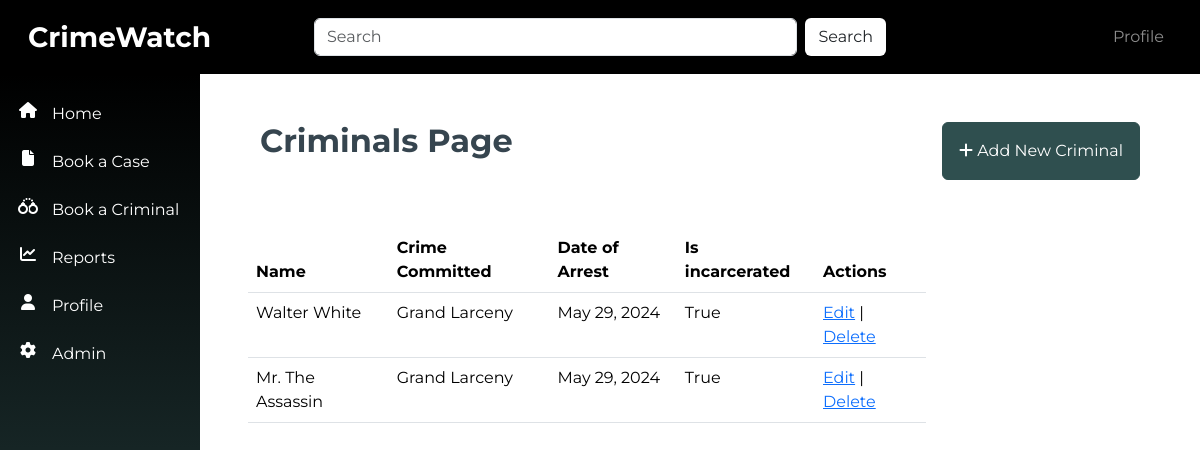
Screenshot of /criminals/ with the database file from the repository.
### criminals/models.py (models this page shows, shortened)
class CriminalRecord(models.Model):
    first_name = models.CharField(max_length=255)
    middle_name = models.CharField(max_length=255, blank=True)
    surname = models.CharField(max_length=255)
    date_of_birth = models.DateField()
    date_of_arrest = models.DateField(auto_now_add=True)
    time_of_arrest = models.TimeField(auto_now_add=True)
    crime_committed = models.CharField(max_length=100, default="Grand Larceny", blank=False)
    tribe = models.CharField(max_length=100)
    religion = models.CharField(max_length=100, blank=True)
    marital_status = models.CharField(max_length=100)
    height_in_meters = models.FloatField()
    weight_in_kg = models.FloatField()
    gender = models.CharField(max_length=10)
    nin = models.CharField(max_length=100, unique=True)
    address = models.TextField(blank=True)
    contact_info = models.CharField(max_length=100, blank=True)
    distinctive_features = models.TextField(default="Scars, Tribal marks, Tattoos, Piercings, etc.")
    next_of_kin = models.CharField(max_length=255, blank=True)
    finger_print = models.ImageField(upload_to='images/', blank=True)
    mugshot = models.ImageField(upload_to='images/', blank=True)
    known_aliases = models.CharField(max_length=255, blank=True)
    associates = models.CharField(max_length=255, blank=True)
    arresting_officer = models.ForeignKey(Officer, on_delete=models.CASCADE, blank=True)
    case_number = models.CharField(max_length=9, default=generate_case_number, unique=True)
    is_incarcerated = models.BooleanField(default=True)
    is_wanted = models.BooleanField(default=False)

### criminals/views.py (the view)
# urls.py: path('', views.criminal_list, name='criminal_list'),
def criminal_list(request):
    criminals = CriminalRecord.objects.all()
    return render(request, 'criminal_list.html', {'criminals': criminals})

### criminals/templates/criminal_list.html (shortened to what this page needs)
{% extends 'base.html' %}
{% block content %}
<div class="container-fluid p-5">
    <div class="row mb-5">
        <div class="col-6">
            <h1 class="fw-bold fs-2">Criminals Page</h1>
        </div>
        <div class="col-6 ">
            <a href="{% url 'criminal_create' %}" class="btn btn-primary p-3 float-end"><i class="fa fa-plus"></i> Add New Criminal</a>
        </div>
    </div>
    <div class="row">
        <table class="table w-75">
            <thead>
                <tr>
                    <th scope="col">Name</th>
                    <th scope="col">Crime Committed</th>
                    <th scope="col">Date of Arrest</th>
                    <th scope="col">Is incarcerated</th>
                    <th scope="col">Actions</th>
                </tr>
            </thead>
            <tbody>
                {% for criminal in criminals %}
                    <tr>
                        <td class="text-capitalize">{{ criminal.first_name }} {{ criminal.surname }}</td>
                        <td class="text-capitalize">{{ criminal.crime_committed }}</td>
                        <td class="">{{ criminal.date_of_arrest }}</td>
                        <td class="text-capitalize">{{ criminal.is_incarcerated }}</td>
                        <td>
                            <a href="{% url 'criminal_update' criminal.pk %}">Edit</a> |
                            <a href="{% url 'criminal_delete' criminal.pk %}">Delete</a>
                        </td>
                    </tr>
                {% endfor %}
            </tbody>
        </table>
    </div>
</div>
{% endblock %}

### templates/base.html (shortened to what this page needs)
<!DOCTYPE html>
<html lang="en">
<head>
    <link rel="stylesheet" href="https://cdnjs.cloudflare.com/ajax/libs/font-awesome/6.5.2/css/all.min.css">
    {% load static %}
    <link rel="stylesheet" type="text/css" href="{% static 'src/styles.css' %}">
    <link href="https://cdn.jsdelivr.net/npm/bootstrap@5.3.3/dist/css/bootstrap.min.css" rel="stylesheet">
</head>
<body>
    <nav class="navbar navbar-expand-sm navbar-dark p-3">
        <div class="container-fluid">
            <div class="col-md-3"><a class="navbar-brand fs-3 fw-bold" href="{% url 'home' %}">CrimeWatch</a></div>
                <input class="form-control d-inline d-none d-sm-block me-2" type="search" placeholder="Search" aria-label="Search">
                <button class="d-inline d-none d-sm-block btn" style="background-color: white; " type="submit">Search</button>
                <div class="col-md-3  	d-none d-sm-block">
            <ul class="navbar-nav ml-3 justify-content-end">
                <li class="nav-item">
                    <a class="nav-link" href="#">Profile</a>
                </li>
            </ul></div>
        </div>
      </nav>
    <div class="container-fluid">
        <div class="row">
        <div class="col-2 vert-bar p-3 d-none d-sm-block">
            <ul class="navbar-nav">
                <li class="nav-item my-1  py-2 row align-items-start">
                    <i class="col-3 fa fa-house text-center"></i>
                    <a class="col-9 nav-link p-0 m-0" href="{% url 'home' %}">Home</a>
                  </li>
                  <li class="nav-item my-1  py-2 row align-items-start">
                    <i class="col-3 fa fa-file text-center"></i>
                    <a class="col-9 nav-link p-0 m-0" href="{% url 'case_create' %}">Book a Case</a>
                  </li>
                  <li class="nav-item my-1  py-2 row align-items-start">
                    <i class="col-3 fa fa-handcuffs text-center"></i>
                    <a class="col-9 nav-link p-0 m-0" href="{% url 'criminal_create' %}">Book a Criminal</a>
                  </li>
                  <li class="nav-item my-1 py-2 row align-items-start">
                    <i class="col-3 fa fa-chart-line text-center"></i>
                    <a class="col-9 nav-link p-0 m-0" href="#">Reports</a>
                  </li>
                  <li class="nav-item my-1 py-2 row align-items-start">
                    <i class="col-3 fa fa-user text-center"></i>
                    <a class="col-9 nav-link p-0 m-0" href="#">Profile</a>
                  </li>
                  <li class="nav-item my-1 py-2 row align-items-start">
                    <i class="col-3 fa fa-gear text-center"></i>
                    <a class="col-9 nav-link p-0 m-0" href="{% url 'admin:index' %}">Admin</a>
                  </li>
              </ul>
        </div>
        <div class="content col-10">
            {% block content %}{% endblock %}
        </div>
        </div>
    </div>
</body>
</html>

### static/src/styles.css (style rules this page uses)
body { font-family: 'Montserrat', sans-serif !important; background-color: var(--ivory) !important; color: var(--charcoal) !important; }
:root { --dark-slate-gray:#2F4F4F; --dark-khaki: #BDB76B; --crimson-red: #DC143C; --ivory: ##FFFFF0; --charcoal: #36454F; --dim-gray: #696969; --orange: #FFa500 }
.navbar { background:black; color: var(--dark-slate-gray) !important; }
.btn-primary { background-color: var(--dark-slate-gray) !important; border-color: var(--dark-slate-gray) !important; }
.vert-bar { background-image: linear-gradient(180deg, black, var(--dark-slate-gray)) !important; height:100vh; color: white; }

### rows the page displays
CriminalRecord: first_name "Walter", surname "White", crime_committed "Grand Larceny", date_of_arrest "May 29, 2024", is_incarcerated "True"
CriminalRecord: first_name "Mr.", surname "The Assassin", crime_committed "Grand Larceny", date_of_arrest "May 29, 2024", is_incarcerated "True"
